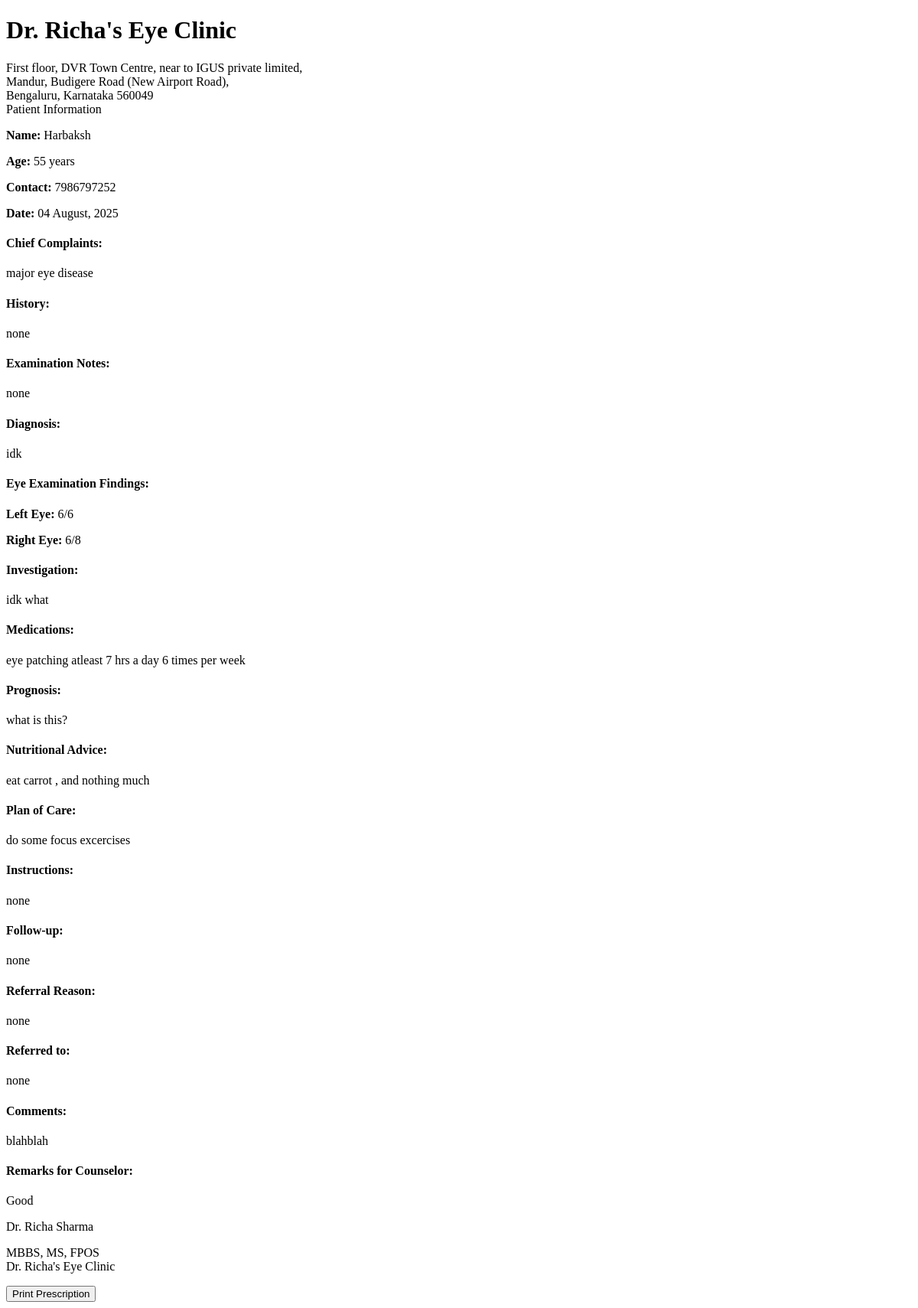
/print-prescription/doctor/1 (signed in), run on an earlier commit of the app's database.
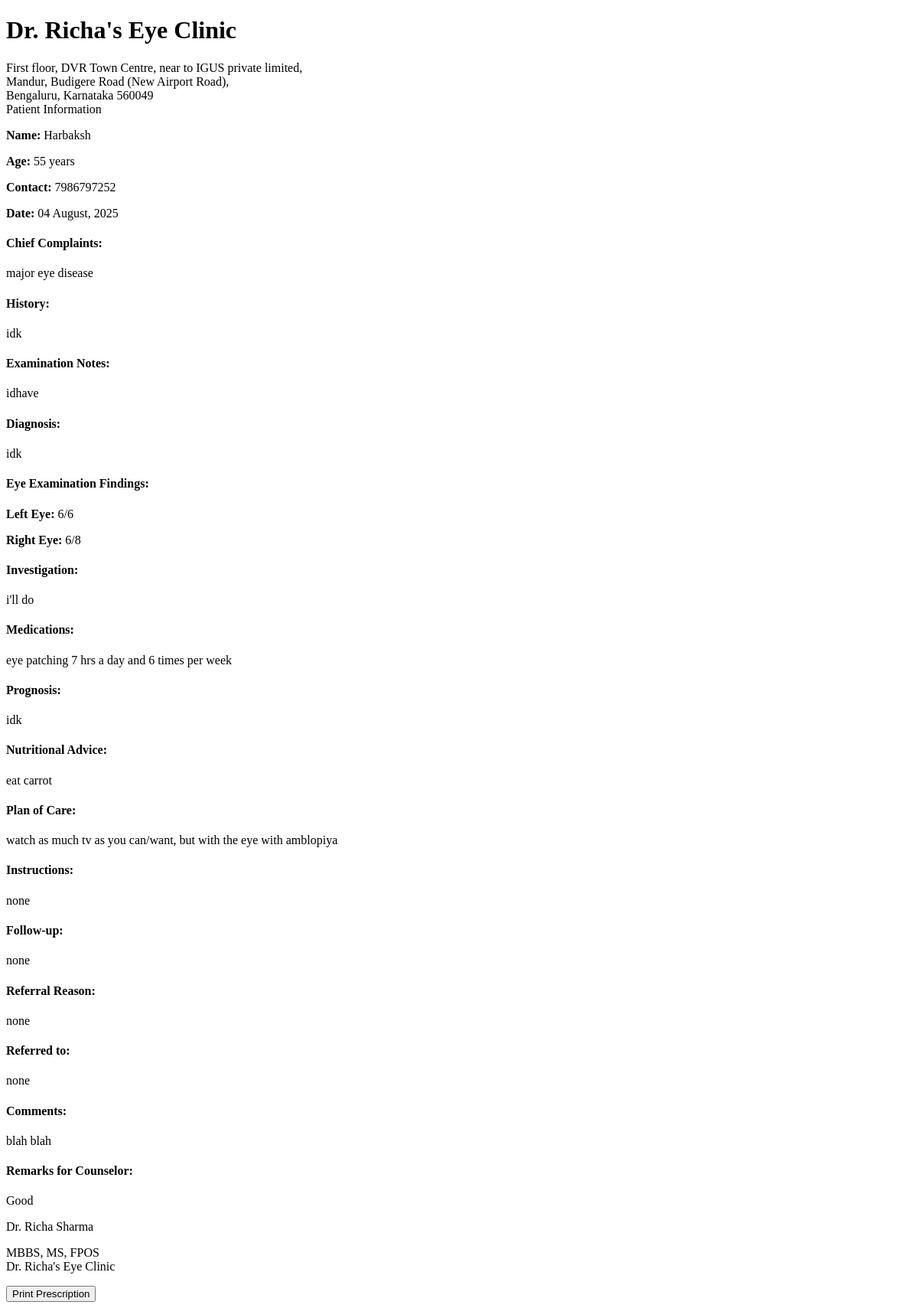
And on a later commit of the database.
### models.py (models this page shows, shortened)
class Patient(UserMixin, db.Model):
    id = db.Column(db.Integer, primary_key=True)
    full_name = db.Column(db.String(100), nullable=False)
    mobile_number = db.Column(db.String(15), nullable=False)
    email = db.Column(db.String(100), nullable=True)
    age = db.Column(db.Integer, nullable=False)
    sex = db.Column(db.String(10), nullable=True)
    password_hash = db.Column(db.String(256), nullable=True)
    is_registered = db.Column(db.Boolean, default=False)
    created_at = db.Column(db.DateTime, nullable=False, default=datetime.utcnow)
    appointments = db.relationship('Appointment', backref='patient', lazy=True)
    doctor_prescriptions = db.relationship('DoctorPrescription', backref='patient', lazy=True)
    optometrist_prescriptions = db.relationship('OptometristPrescription', backref='patient', lazy=True)

class DoctorPrescription(db.Model):
    id = db.Column(db.Integer, primary_key=True)
    patient_id = db.Column(db.Integer, db.ForeignKey('patient.id'), nullable=False)
    doctor_id = db.Column(db.Integer, db.ForeignKey('doctor.id'), nullable=False)
    prescription_date = db.Column(db.DateTime, default=datetime.utcnow)
    left_eye_findings = db.Column(db.Text, nullable=True)
    right_eye_findings = db.Column(db.Text, nullable=True)
    diagnosis = db.Column(db.Text, nullable=True)
    complaints = db.Column(db.Text, nullable=True)
    history = db.Column(db.Text, nullable=True)
    examination_notes = db.Column(db.Text, nullable=True)
    investigation = db.Column(db.Text, nullable=True)
    fall_risk = db.Column(db.Text, nullable=True)
    immunization = db.Column(db.Text, nullable=True)
    medications = db.Column(db.Text, nullable=True)
    prescribed_eyewear = db.Column(db.Text, nullable=True)
    prognosis = db.Column(db.Text, nullable=True)
    nutritional_advice = db.Column(db.Text, nullable=True)
    plan_of_care = db.Column(db.Text, nullable=True)
    instructions = db.Column(db.Text, nullable=True)
    follow_up = db.Column(db.Text, nullable=True)
    referral_reason = db.Column(db.Text, nullable=True)
    referred_to_cc = db.Column(db.String(200), nullable=True)
    comments = db.Column(db.Text, nullable=True)
    remarks_for_counselor = db.Column(db.Text, nullable=True)
    created_at = db.Column(db.DateTime, default=datetime.utcnow)

class Staff(UserMixin, db.Model):
    __abstract__ = True
    id = db.Column(db.Integer, primary_key=True)
    username = db.Column(db.String(64), unique=True, nullable=False)
    email = db.Column(db.String(120), unique=True, nullable=False)
    password_hash = db.Column(db.String(256), nullable=False)
    full_name = db.Column(db.String(100), nullable=False)
    mobile_number = db.Column(db.String(15), nullable=False)

class Doctor(Staff):
    __tablename__ = 'doctor'
    qualifications = db.Column(db.String(200), nullable=True)
    specialization = db.Column(db.String(200), nullable=True)

### routes.py (the view)
@app.route('/print-prescription/<string:type>/<int:prescription_id>')
@login_required
def print_prescription(type, prescription_id):
    if not (isinstance(current_user, Doctor) or isinstance(current_user, Assistant) or isinstance(current_user, Admin)):
        flash('Access denied. Staff privileges required.', 'danger')
        return redirect(url_for('index'))
    if type == 'doctor':
        prescription = DoctorPrescription.query.get_or_404(prescription_id)
        template = 'doctor/print_prescription.html'
    elif type == 'optometrist':
        prescription = OptometristPrescription.query.get_or_404(prescription_id)
        template = 'assistant/print_prescription.html'
    else:
        flash('Invalid prescription type', 'danger')
        return redirect(url_for('index'))
    return render_template(template, prescription=prescription)

### app.py (called while the page is built)
@login_manager.user_loader
def load_user(user_id):
    from models import Doctor, Assistant, Admin, Patient
    try:
        if user_id.startswith('doctor_'):
            return Doctor.query.get(int(user_id.split('_')[1]))
        elif user_id.startswith('assistant_'):
            return Assistant.query.get(int(user_id.split('_')[1]))
        elif user_id.startswith('admin_'):
            return Admin.query.get(int(user_id.split('_')[1]))
        else:
            return Patient.query.get(int(user_id))
    except (ValueError, AttributeError):
        return None

### routes.py (called while the page is built)
@app.context_processor
def inject_now():
    return {'now': datetime.now()}

### templates/doctor/print_prescription.html (shortened to what this page needs)
<!DOCTYPE html>
<html>
<head>
</head>
<body>
    <div class="header">
        <h1>Dr. Richa's Eye Clinic</h1>
        <div class="clinic-info">
            First floor, DVR Town Centre, near to IGUS private limited,<br>
            Mandur, Budigere Road (New Airport Road),<br>
            Bengaluru, Karnataka 560049
        </div>
    </div>
    <div class="patient-info">
        <div class="section-title">Patient Information</div>
        <p><strong>Name:</strong> {{ prescription.patient.full_name }}</p>
        <p><strong>Age:</strong> {{ prescription.patient.age }} years</p>
        <p><strong>Contact:</strong> {{ prescription.patient.mobile_number }}</p>
        <p><strong>Date:</strong> {{ prescription.prescription_date.strftime('%d %B, %Y') }}</p>
    </div>
    <div class="prescription-content">
                {% if prescription.complaints %}
                <div class="section">
                    <h4>Chief Complaints:</h4>
                    <p>{{ prescription.complaints }}</p>
                </div>
                {% endif %}
                {% if prescription.history %}
                <div class="section">
                    <h4>History:</h4>
                    <p>{{ prescription.history }}</p>
                </div>
                {% endif %}
                {% if prescription.examination_notes %}
                <div class="section">
                    <h4>Examination Notes:</h4>
                    <p>{{ prescription.examination_notes }}</p>
                </div>
                {% endif %}
                <div class="section">
                    <h4>Diagnosis:</h4>
                    <p>{{ prescription.diagnosis }}</p>
                </div>
                {% if prescription.left_eye_findings or prescription.right_eye_findings %}
                <div class="section">
                    <h4>Eye Examination Findings:</h4>
                    {% if prescription.left_eye_findings %}
                    <p><strong>Left Eye:</strong> {{ prescription.left_eye_findings }}</p>
                    {% endif %}
                    {% if prescription.right_eye_findings %}
                    <p><strong>Right Eye:</strong> {{ prescription.right_eye_findings }}</p>
                    {% endif %}
                </div>
                {% endif %}
                {% if prescription.investigation %}
                <div class="section">
                    <h4>Investigation:</h4>
                    <p>{{ prescription.investigation }}</p>
                </div>
                {% endif %}
                <div class="section">
                    <h4>Medications:</h4>
                    <p>{{ prescription.medications }}</p>
                </div>
                {% if prescription.prognosis %}
                <div class="section">
                    <h4>Prognosis:</h4>
                    <p>{{ prescription.prognosis }}</p>
                </div>
                {% endif %}
                {% if prescription.nutritional_advice %}
                <div class="section">
                    <h4>Nutritional Advice:</h4>
                    <p>{{ prescription.nutritional_advice }}</p>
                </div>
                {% endif %}
                {% if prescription.plan_of_care %}
                <div class="section">
                    <h4>Plan of Care:</h4>
                    <p>{{ prescription.plan_of_care }}</p>
                </div>
                {% endif %}
                <div class="section">
                    <h4>Instructions:</h4>
                    <p>{{ prescription.instructions }}</p>
                </div>
                {% if prescription.follow_up %}
                <div class="section">
                    <h4>Follow-up:</h4>
                    <p>{{ prescription.follow_up }}</p>
                </div>
                {% endif %}
                {% if prescription.referral_reason %}
                <div class="section">
                    <h4>Referral Reason:</h4>
                    <p>{{ prescription.referral_reason }}</p>
                </div>
                {% endif %}
                {% if prescription.referred_to_cc %}
                <div class="section">
                    <h4>Referred to:</h4>
                    <p>{{ prescription.referred_to_cc }}</p>
                </div>
                {% endif %}
                {% if prescription.comments %}
                <div class="section">
                    <h4>Comments:</h4>
                    <p>{{ prescription.comments }}</p>
                </div>
                {% endif %}
                {% if prescription.remarks_for_counselor %}
                <div class="section">
                    <h4>Remarks for Counselor:</h4>
                    <p>{{ prescription.remarks_for_counselor }}</p>
                </div>
                {% endif %}
            </div>
    <div class="footer">
        <p class="signature">{{ current_user.full_name }}</p>
        <p>MBBS, MS, FPOS<br>
        Dr. Richa's Eye Clinic</p>
    </div>
    <div class="no-print text-center mt-4">
        <button onclick="window.print()" class="btn btn-primary">Print Prescription</button>
    </div>
</body>
</html>

What changed in the data, as far as the page shows it:
changed DoctorPrescription "major eye disease": history "none" → "idk"; examination_notes "none" → "idhave"; investigation "idk what" → "i'll do"; medications "eye patching atleast 7 hrs a day 6 times per week" → "eye patching 7 hrs a day and 6 times per week"; prognosis "what is this?" → "idk"; nutritional_advice "eat carrot , and nothing much" → "eat carrot"; plan_of_care "do some focus excercises" → "watch as much tv as you can/want, but with the eye with amblopiya"; comments "blahblah" → "blah blah"
